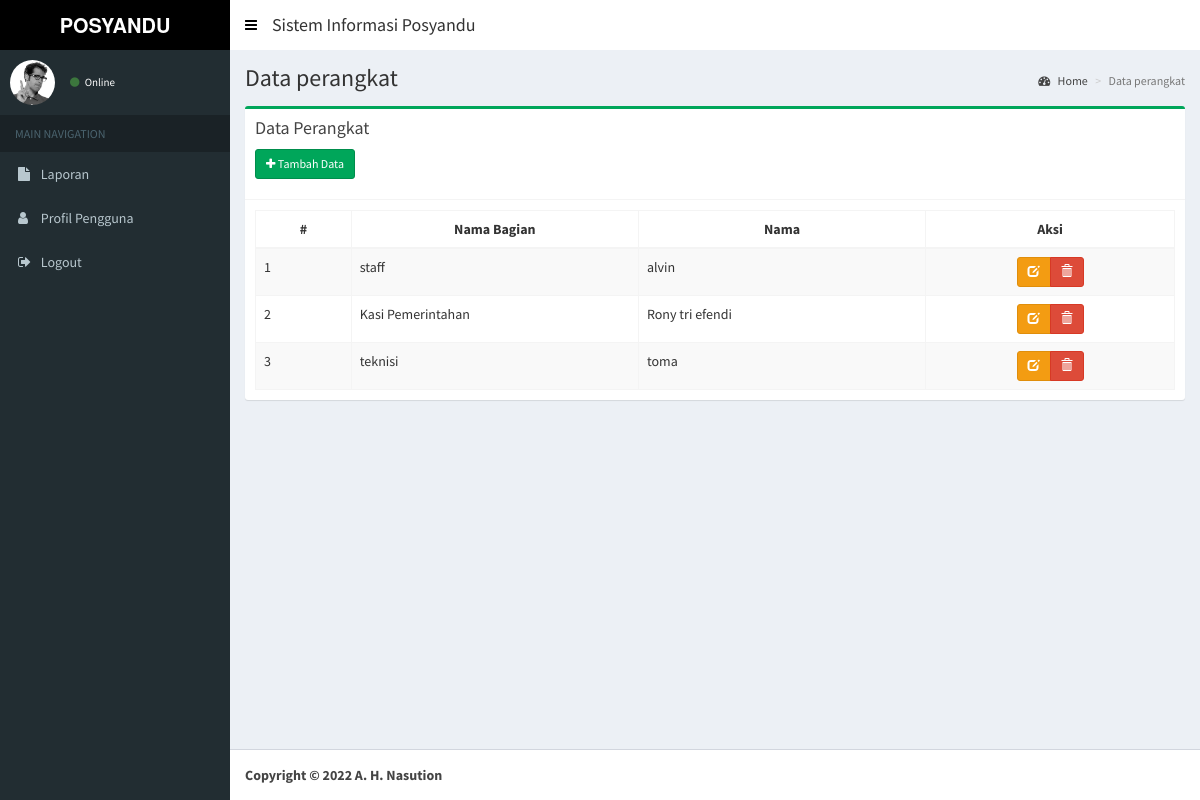
/index.php/perangkat, run on the app's committed database.
### tables this page shows
CREATE TABLE `perangkat` (
  `id_bagian` int NOT NULL,
  `nama_bagian` varchar(30) NOT NULL,
  `nama` varchar(50) NOT NULL
);

### application/views/layout/v_content.php (called while the page is built, shortened)
 	<?php
	if ($content)
	{
		$this->load->view($content);
	}
?>

### application/controllers/Perangkat.php (called while the page is built, shortened)
<?php
class Perangkat extends CI_Controller {
	public function __construct()
	{
		$this->load->model('Perangkat_model', 'perangkat');
		$this->load->helper('tgl_indo');
		$this->load->helper('security');
	}
	public function index()
	{
		$data = array(
			'title'			=> 'SISTEM SURAT',
			'judul'			=> 'Data perangkat',
			'data' 			=> $this->perangkat->tabel()->result(),
			'content'		=> 'perangkat/v_content',
			'ajax'	 		=> 'perangkat/v_ajax'
		);
		$this->load->view('layout/v_wrapper', $data, FALSE);
	}
}

### index.php (called while the page is built, shortened)
<?php
require_once BASEPATH.'core/CodeIgniter.php';

### application/models/Perangkat_model.php (called while the page is built, shortened)
<?php
class Perangkat_model extends CI_Model {
	public function tabel($where = null)
	{
		if($where == null){
			$this->db->select('*');
			$this->db->from('perangkat');
			$this->db->order_by('perangkat.id_bagian', 'Asc');
			$query = $this->db->get();
		}else{
			$this->db->select('*');
			$this->db->from('perangkat');
			$this->db->order_by('perangkat.id_bagian', 'Asc');
			$this->db->where($where);
			$query = $this->db->get();
		}
		return $query;
	}
}

### application/views/perangkat/v_content.php (the view, shortened to what this page needs)
<section class="content-header">
  <h1>
    <?= $judul ?>
  </h1>
  <ol class="breadcrumb">
    <li><a href="<?= base_url() ?>dashboard"><i class="fa fa-dashboard"></i> Home</a></li>
    <li class="active"><?= $judul ?></li>
  </ol>
</section>
<section class="content">
  <div class="row">
    <div class="col-xs-12">
      <div class="box box-success">
        <div class="box-header with-border">
          <h3 class="box-title">Data Perangkat</h3>
          <div style="padding-top: 10px;">
          <p><a href="<?= base_url(); ?>perangkat/add" class="btn btn-sm btn-success icon-btn"><i class="fa fa-plus"></i> Tambah Data</a></p>
          </div>
        </div>
        <div class="box-body">
          <table id="example1" class="table table-bordered table-striped" style="width: 100%;">
              <thead>
                  <tr>
                      <th style="width: 5%;text-align: center;">#</th>
                      <th style="width: 15%;text-align: center;">Nama Bagian</th>
                      <th style="width: 15%;text-align: center;">Nama</th>
                      <th style="width: 13%;text-align: center;">Aksi</th>
                  </tr>
              </thead>
              <tbody>
                  <?php $total= 0; $no=1; foreach($data as $row){  ?>
                  <tr>
                      <td><?= $no++ ?></td>
                      <td><?= $row->nama_bagian ?></td>
                      <td><?= $row->nama ?></td>
                      <td style="text-align: center;">
                          <form action="<?= base_url() ?>perangkat/delete/<?= $row->id_bagian ?>" method="post">
                              <div class="btn-group">
                                  <a href="<?= base_url() ?>perangkat/edit/<?= $row->id_bagian ?>" class=" btn btn-sm btn-warning" data-toggle="tooltip" title="Edit"><span class="glyphicon glyphicon-edit"></span></a>
                                  <button class="btn btn-sm btn-danger" type="submit" onclick="return confirm('Yakin ingin menghapus data?')" data-toggle="tooltip" title="Hapus"><span class="glyphicon glyphicon-trash"></span></button>
                              </div>
                          </form>
                      </td>
                  </tr>
                <?php } ?>
              </tbody>
          </table>
        </div>
      </div>
    </div>
  </div>
</section>

### data on the page
perangkat: nama_bagian "staff", nama "alvin"
perangkat: nama_bagian "Kasi Pemerintahan", nama "Rony tri efendi"
perangkat: nama_bagian "teknisi", nama "toma"

### other printed values
$judul "Data perangkat"
